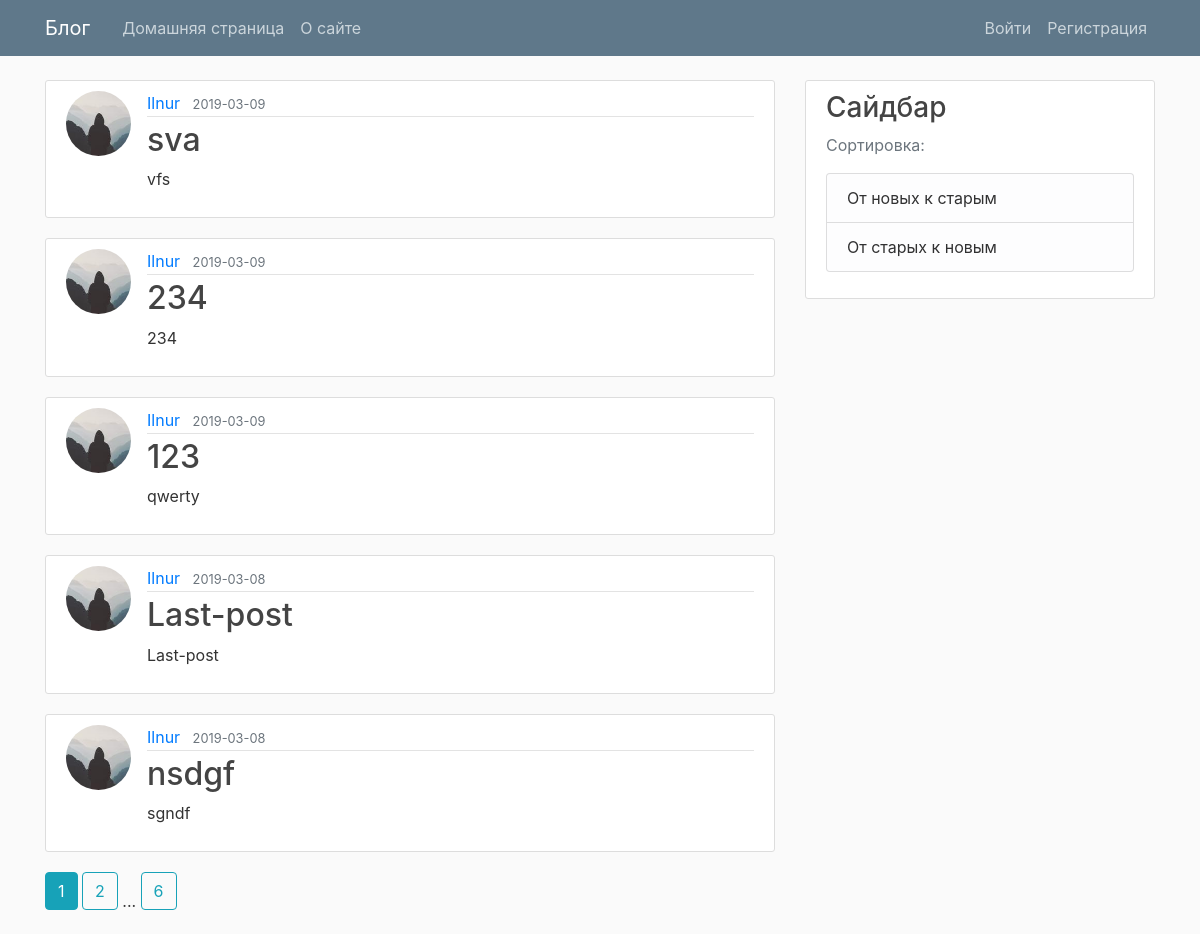
Page /home on the earlier database version.
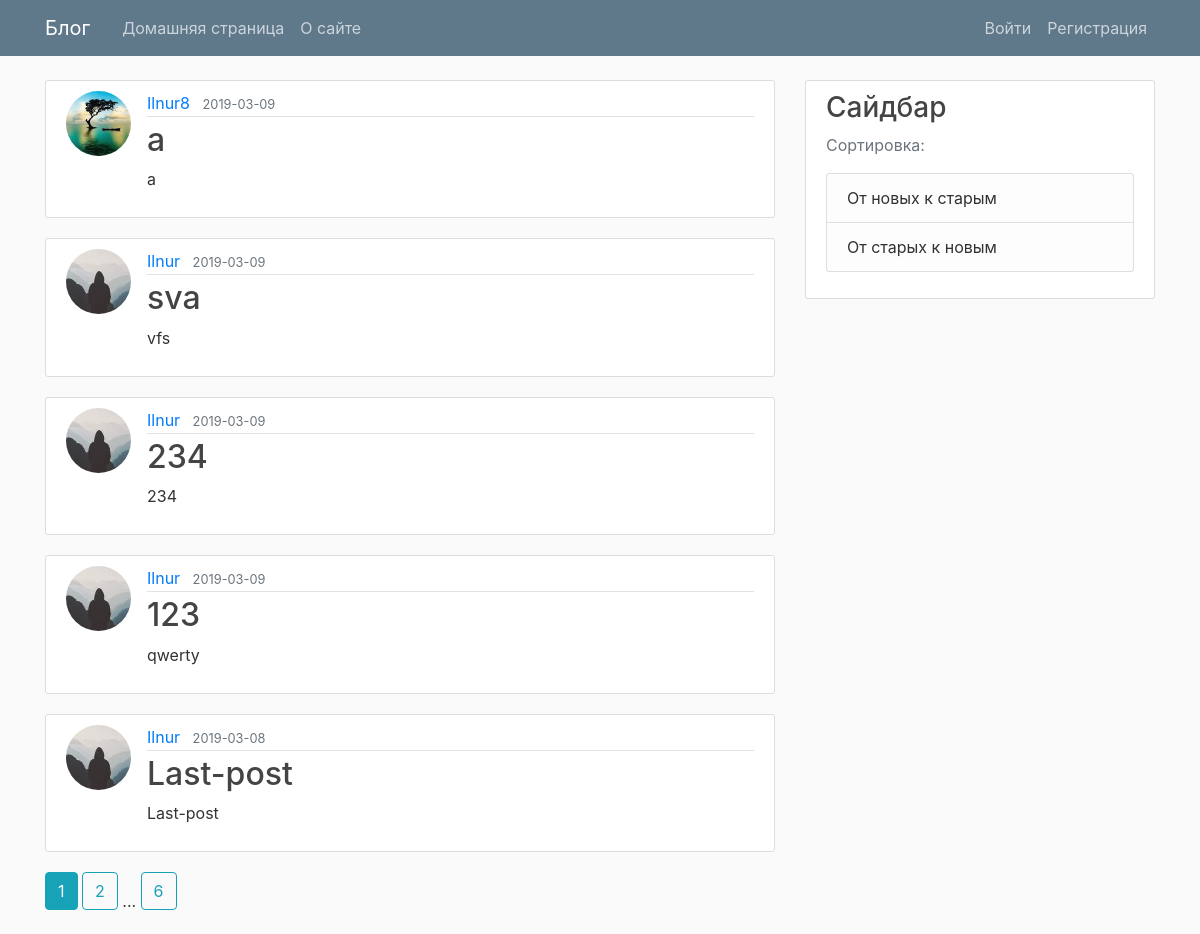
Same page on the later database version.
### main/models.py (models this page shows, shortened)
class Post(db.Model):
    id = db.Column(db.Integer, primary_key=True)
    title = db.Column(db.String(100), nullable=False)
    date_posted = db.Column(db.DateTime,
                            nullable=False, default=datetime.utcnow())
    content = db.Column(db.Text, nullable=False)
    user_id = db.Column(db.Integer, db.ForeignKey('user.id'), nullable=False)

class User(db.Model, UserMixin):
    id = db.Column(db.Integer, primary_key=True)
    username = db.Column(db.String(20), unique=True, nullable=False)
    email = db.Column(db.String(120), unique=True, nullable=False)
    image_file = db.Column(db.String(20),
                           nullable=False, default='default.jpg')
    password = db.Column(db.String(60), nullable=False)
    posts = db.relationship('Post', backref='author', lazy=True)

### main/main/routes.py (the view)
@main.route("/")
@main.route("/home")
def home():
    page = request.args.get('page', 1, type=int)
    posts = Post.query.order_by(Post.date_posted.desc()).paginate(page=page, per_page=5)
    return render_template('home.html', posts=posts, reverse=False)

### main/templates/home.html
{% extends "base.html" %}
{% block content %}
    {% for post in posts.items %}
        <article class="media content-section">
          <img class="rounded-circle article-img" src="{{ url_for('static', filename='profile_pics/' + post.author.image_file) }}">
          <div class="media-body">
            <div class="article-metadata">
              <a class="mr-2" href="{{ url_for('users.user_posts', username=post.author.username) }}">{{ post.author.username }}</a>
              <small class="text-muted">{{ post.date_posted.strftime('%Y-%m-%d') }}</small>
            </div>
            <h2><a class="article-title" href="{{ url_for('posts.post', post_id=post.id) }}">{{ post.title }}</a></h2>
            <p class="article-content">{{ post.content }}</p>
          </div>
        </article>
    {% endfor %}
    {% for page_num in posts.iter_pages(left_edge=1, right_edge=1, left_current=1, right_current=2) %}
      {% if page_num %}
        {% if posts.page == page_num %}
          {% if reverse %}
            <a class="btn btn-info mb-4" href="{{ url_for('main.home_reverse', page=page_num) }}">{{ page_num }}</a>
          {% else %}
            <a class="btn btn-info mb-4" href="{{ url_for('main.home', page=page_num) }}">{{ page_num }}</a>
          {% endif %}
        {% else %}
          {% if reverse %}
            <a class="btn btn-outline-info mb-4" href="{{ url_for('main.home_reverse', page=page_num) }}">{{ page_num }}</a>
          {% else %}
            <a class="btn btn-outline-info mb-4" href="{{ url_for('main.home', page=page_num) }}">{{ page_num }}</a>
          {% endif %}
        {% endif %}
      {% else %}
        ...
      {% endif %}
    {% endfor %}
{% endblock content %}

### main/templates/base.html (shortened to what this page needs)
<!DOCTYPE html>
<html>
<head>
    <link rel="stylesheet" href="https://maxcdn.bootstrapcdn.com/bootstrap/4.0.0/css/bootstrap.min.css">
    <link rel="stylesheet" type="text/css" href="{{ url_for('static', filename='main.css') }}">
</head>
<body>
    <header class="site-header">
      <nav class="navbar navbar-expand-md navbar-dark bg-steel fixed-top">
        <div class="container">
          <a class="navbar-brand mr-4" href="/">Блог</a>
          <div class="collapse navbar-collapse" id="navbarToggle">
            <div class="navbar-nav mr-auto">
              <a class="nav-item nav-link" href="{{ url_for('main.home') }}">Домашняя страница</a>
              <a class="nav-item nav-link" href="{{ url_for('main.about') }}">О сайте</a>
            </div>
            <div class="navbar-nav">
              {% if current_user.is_authenticated %}
                <a class="nav-item nav-link" href="{{ url_for('posts.new_post') }}">Создать пост</a>
                <a class="nav-item nav-link" href="{{ url_for('users.account') }}">Аккаунт</a>
                <a class="nav-item nav-link" href="{{ url_for('users.logout') }}">Выход</a>
              {% else %}
                <a class="nav-item nav-link" href="{{ url_for('users.login') }}">Войти</a>
                <a class="nav-item nav-link" href="{{ url_for('users.register') }}">Регистрация</a>
              {% endif %}
            </div>
          </div>
        </div>
      </nav>
    </header>
    <main role="main" class="container">
      <div class="row">
        <div class="col-md-8">
          {% block content %}{% endblock %}
        </div>
        <div class="col-md-4">
          <div class="content-section">
            <h3>Сайдбар</h3>
            <p class='text-muted'>Сортировка:
              <ul class="list-group">
                <li class="list-group-item list-group-item-light"><a class="sort" href="{{ url_for('main.home') }}">От новых к старым</a></li>
                <li class="list-group-item list-group-item-light"><a class="sort" href="{{ url_for('main.home_reverse') }}">От старых к новым</a></li>
              </ul>
            </p>
          </div>
        </div>
      </div>
    </main>
</body>
</html>

### main/static/main.css (style rules this page uses)
body { background: #fafafa; color: #333333; margin-top: 5rem; }
h1, h2, h3, h4, h5, h6 { color: #444444; }
.bg-steel { background-color: #5f788a; }
.site-header .navbar-nav .nav-link { color: #cbd5db; }
.content-section { background: #ffffff; padding: 10px 20px; border: 1px solid #dddddd; border-radius: 3px; margin-bottom: 20px; }
.article-title { color: #444444; }
.article-content { white-space: pre-line; }
.article-img { height: 65px; width: 65px; margin-right: 16px; }
.article-metadata { padding-bottom: 1px; margin-bottom: 4px; border-bottom: 1px solid #e3e3e3 }
a.sort { color: #313132; text-decoration: none; }

Differences in the rows shown:
no longer on this page (row unchanged): Post: image_file (picture), author.username "Ilnur", date_posted "2019-03-08", title "nsdgf", content "sgndf"
added Post: image_file (picture), author.username "Ilnur8", date_posted "2019-03-09", title "a", content "a"
